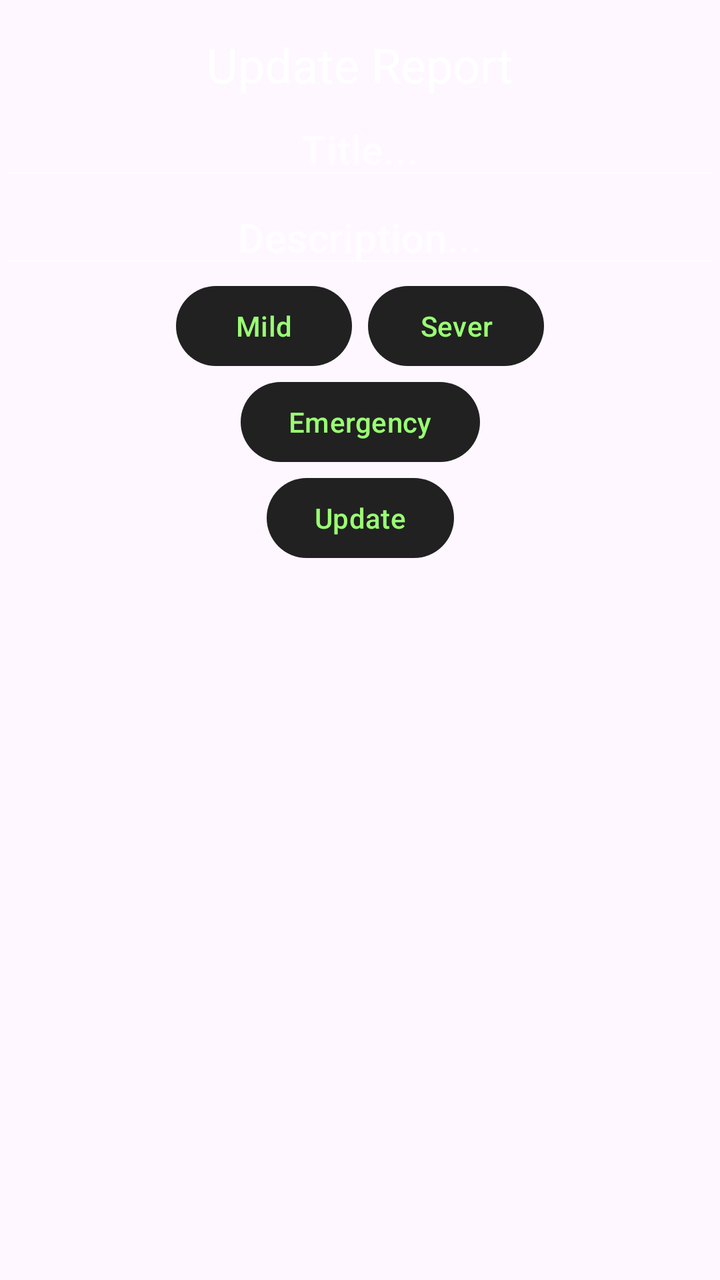
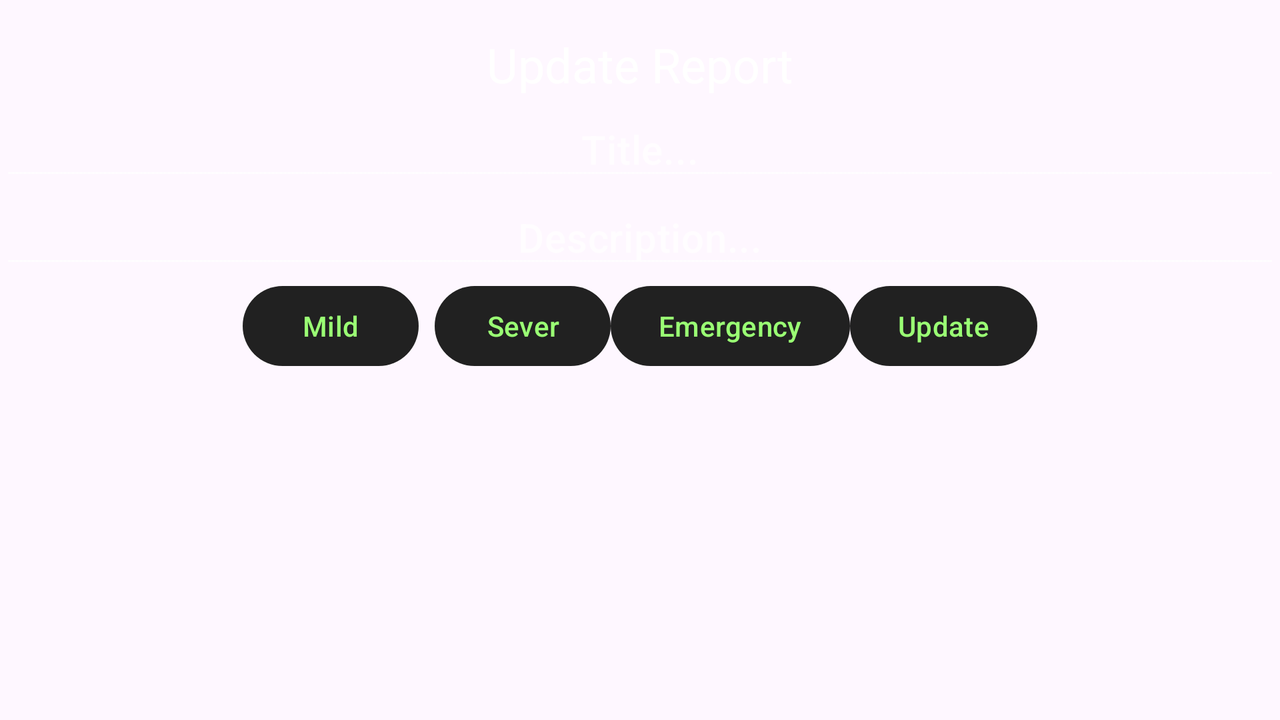

An Android layout and its configuration variant, each rendered on a device that would load it. The default file and the variant file are quoted in full after the pictures.
<!-- AndroidManifest.xml: application theme Theme.X9 -->
<!-- res/layout/fragment_update_report.xml -->
<?xml version="1.0" encoding="utf-8"?>
<androidx.constraintlayout.widget.ConstraintLayout
    xmlns:android="http://schemas.android.com/apk/res/android"
    xmlns:app="http://schemas.android.com/apk/res-auto"
    xmlns:tools="http://schemas.android.com/tools"
    android:id="@+id/fragment_create_report"
    android:layout_width="match_parent"
    android:layout_height="match_parent"
    tools:context=".view.CreateReportFragment"
    android:theme="@style/Theme.AppCompat">


    <TextView
        android:id="@+id/update_title"
        android:layout_width="wrap_content"
        android:layout_height="35dp"
        android:layout_marginTop="16dp"
        android:textAppearance="?attr/textAppearanceHeadline5"
        android:text="@string/update_report_text"
        app:layout_constraintEnd_toEndOf="parent"
        app:layout_constraintStart_toStartOf="parent"
        app:layout_constraintTop_toTopOf="parent"
        app:layout_constraintVertical_chainStyle="packed" />

    <EditText
        android:id="@+id/report_title"
        android:layout_width="match_parent"
        android:layout_height="wrap_content"
        android:textAlignment="center"
        android:textAppearance="?attr/textAppearanceHeadline6"
        android:hint="@string/report_title_placeholder"
        app:layout_constraintEnd_toEndOf="parent"
        app:layout_constraintTop_toBottomOf="@+id/update_title"
        app:layout_constraintStart_toStartOf="parent"
        app:layout_constraintVertical_chainStyle="packed" />

        <EditText
        android:id="@+id/description"
        android:layout_width="match_parent"
        android:layout_height="wrap_content"
        android:hint="@string/description_placeholder"
        android:textAlignment="center"
        android:textAppearance="?attr/textAppearanceHeadline6"
        app:layout_constraintStart_toStartOf="parent"
        app:layout_constraintEnd_toEndOf="parent"
        app:layout_constraintTop_toBottomOf="@+id/report_title"
        app:layout_constraintVertical_chainStyle="packed" />

    <Button
        android:id="@+id/button_mild"
        android:layout_width="wrap_content"
        android:layout_height="wrap_content"
        android:layout_marginEnd="8dp"
        android:text="@string/button_mild"
        android:textColor="@color/light_green"
        tools:ignore="ButtonStyle"
        app:layout_constraintStart_toStartOf="parent"
        app:layout_constraintEnd_toStartOf="@+id/button_sever"
        app:layout_constraintTop_toBottomOf="@+id/description"
        app:layout_constraintHorizontal_chainStyle="packed"/>

    <Button
        android:id="@+id/button_sever"
        android:layout_width="wrap_content"
        android:layout_height="wrap_content"
        android:text="@string/button_sever"
        android:textColor="@color/light_green"
        tools:ignore="ButtonStyle"
        app:layout_constraintStart_toEndOf="@+id/button_mild"
        app:layout_constraintEnd_toEndOf="parent"
        app:layout_constraintTop_toTopOf="@+id/button_mild" />

    <Button
        android:id="@+id/button_emergency"
        android:layout_width="wrap_content"
        android:layout_height="wrap_content"
        android:text="@string/button_emergency"
        android:textColor="@color/light_green"
        tools:ignore="ButtonStyle"
        app:layout_constraintStart_toStartOf="parent"
        app:layout_constraintEnd_toEndOf="parent"
        app:layout_constraintTop_toBottomOf="@+id/button_mild" />

    <Button
        android:id="@+id/button_update"
        android:layout_width="wrap_content"
        android:layout_height="wrap_content"
        android:text="@string/button_update"
        android:textColor="@color/light_green"
        tools:ignore="ButtonStyle"
        app:layout_constraintStart_toStartOf="parent"
        app:layout_constraintEnd_toEndOf="parent"
        app:layout_constraintTop_toBottomOf="@+id/button_emergency" />





</androidx.constraintlayout.widget.ConstraintLayout>
<!-- resources referenced by this layout -->
<resources>
  <color name="light_green">#9AFF74</color>
  <string name="button_emergency">Emergency</string>
  <string name="button_mild">Mild</string>
  <string name="button_sever">Sever</string>
  <string name="button_update">Update</string>
  <string name="description_placeholder">Description...</string>
  <string name="report_title_placeholder">Title...</string>
  <string name="update_report_text">Update Report</string>
  <style name="Theme.X9" parent="Base.Theme.X9" />
  <style name="Base.Theme.X9" parent="Theme.Material3.DayNight.NoActionBar">
          
          
      </style>
</resources>
<!-- res/layout-land/fragment_update_report.xml (the repository's variant of the layout above) -->
<!-- drawn on the phone turned sideways -->
<?xml version="1.0" encoding="utf-8"?>
<androidx.constraintlayout.widget.ConstraintLayout
    xmlns:android="http://schemas.android.com/apk/res/android"
    xmlns:app="http://schemas.android.com/apk/res-auto"
    xmlns:tools="http://schemas.android.com/tools"
    android:id="@+id/fragment_create_report"
    android:layout_width="match_parent"
    android:layout_height="match_parent"
    tools:context=".view.CreateReportFragment"
    android:theme="@style/Theme.AppCompat">


    <TextView
        android:id="@+id/update_title"
        android:layout_width="wrap_content"
        android:layout_height="35dp"
        android:layout_marginTop="16dp"
        android:textAppearance="?attr/textAppearanceHeadline5"
        android:text="@string/update_report_text"
        app:layout_constraintEnd_toEndOf="parent"
        app:layout_constraintStart_toStartOf="parent"
        app:layout_constraintTop_toTopOf="parent"
        app:layout_constraintVertical_chainStyle="packed" />

    <EditText
        android:id="@+id/report_title"
        android:layout_width="match_parent"
        android:layout_height="wrap_content"
        android:textAlignment="center"
        android:textAppearance="?attr/textAppearanceHeadline6"
        android:hint="@string/report_title_placeholder"
        app:layout_constraintEnd_toEndOf="parent"
        app:layout_constraintTop_toBottomOf="@+id/update_title"
        app:layout_constraintStart_toStartOf="parent"
        app:layout_constraintVertical_chainStyle="packed" />

        <EditText
        android:id="@+id/description"
        android:layout_width="match_parent"
        android:layout_height="wrap_content"
        android:hint="@string/description_placeholder"
        android:textAlignment="center"
        android:textAppearance="?attr/textAppearanceHeadline6"
        app:layout_constraintStart_toStartOf="parent"
        app:layout_constraintEnd_toEndOf="parent"
        app:layout_constraintTop_toBottomOf="@+id/report_title"
        app:layout_constraintVertical_chainStyle="packed" />

    <Button
        android:id="@+id/button_mild"
        android:layout_width="wrap_content"
        android:layout_height="wrap_content"
        android:layout_marginEnd="8dp"
        android:text="@string/button_mild"
        android:textColor="@color/light_green"
        tools:ignore="ButtonStyle"
        app:layout_constraintStart_toStartOf="parent"
        app:layout_constraintEnd_toStartOf="@+id/button_sever"
        app:layout_constraintTop_toBottomOf="@+id/description"
        app:layout_constraintHorizontal_chainStyle="packed"/>

    <Button
        android:id="@+id/button_sever"
        android:layout_width="wrap_content"
        android:layout_height="wrap_content"
        android:text="@string/button_sever"
        android:textColor="@color/light_green"
        tools:ignore="ButtonStyle"
        app:layout_constraintStart_toEndOf="@+id/button_mild"
        app:layout_constraintEnd_toStartOf="@id/button_emergency"
        app:layout_constraintTop_toTopOf="@+id/button_mild" />

    <Button
        android:id="@+id/button_emergency"
        android:layout_width="wrap_content"
        android:layout_height="wrap_content"
        android:text="@string/button_emergency"
        android:textColor="@color/light_green"
        tools:ignore="ButtonStyle"
        app:layout_constraintStart_toEndOf="@id/button_sever"
        app:layout_constraintEnd_toStartOf="@id/button_update"
        app:layout_constraintTop_toTopOf="@+id/button_mild" />

    <Button
        android:id="@+id/button_update"
        android:layout_width="wrap_content"
        android:layout_height="wrap_content"
        android:text="@string/button_update"
        android:textColor="@color/light_green"
        tools:ignore="ButtonStyle"
        app:layout_constraintStart_toEndOf="@id/button_emergency"
        app:layout_constraintEnd_toEndOf="parent"
        app:layout_constraintTop_toTopOf="@+id/button_emergency" />





</androidx.constraintlayout.widget.ConstraintLayout>
